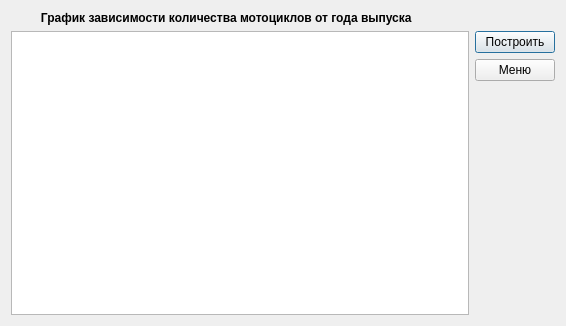
<?xml version="1.0" encoding="UTF-8"?>
<ui version="4.0">
 <class>Graph</class>
 <widget class="QDialog" name="Graph">
  <property name="geometry">
   <rect>
    <x>0</x>
    <y>0</y>
    <width>566</width>
    <height>326</height>
   </rect>
  </property>
  <property name="windowTitle">
   <string>Dialog</string>
  </property>
  <layout class="QGridLayout" name="gridLayout_2">
   <item row="0" column="0">
    <layout class="QGridLayout" name="gridLayout">
     <item row="0" column="0">
      <widget class="QLabel" name="label">
       <property name="font">
        <font>
         <weight>75</weight>
         <bold>true</bold>
        </font>
       </property>
       <property name="text">
        <string>         График зависимости количества мотоциклов от года выпуска</string>
       </property>
       <property name="wordWrap">
        <bool>false</bool>
       </property>
      </widget>
     </item>
     <item row="1" column="0">
      <layout class="QHBoxLayout" name="horizontalLayout">
       <item>
        <widget class="QGraphicsView" name="graphicsView"/>
       </item>
       <item>
        <layout class="QVBoxLayout" name="verticalLayout">
         <item>
          <widget class="QPushButton" name="pushButton">
           <property name="text">
            <string>Построить</string>
           </property>
          </widget>
         </item>
         <item>
          <widget class="QPushButton" name="pushButton_2">
           <property name="text">
            <string>Меню</string>
           </property>
          </widget>
         </item>
         <item>
          <spacer name="verticalSpacer">
           <property name="orientation">
            <enum>Qt::Vertical</enum>
           </property>
           <property name="sizeHint" stdset="0">
            <size>
             <width>20</width>
             <height>40</height>
            </size>
           </property>
          </spacer>
         </item>
        </layout>
       </item>
      </layout>
     </item>
    </layout>
   </item>
  </layout>
 </widget>
 <resources/>
 <connections/>
</ui>
